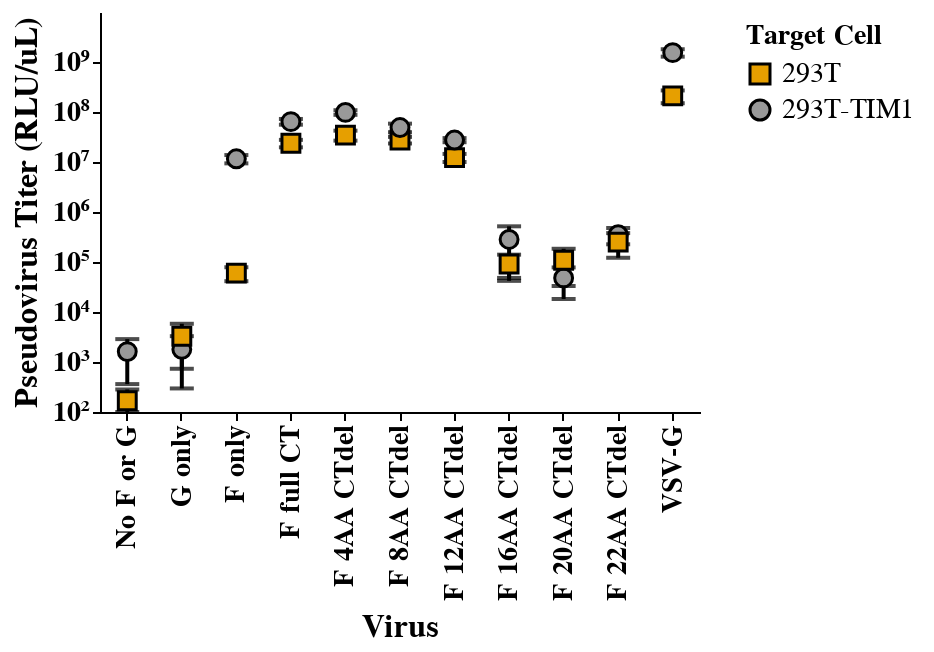

Notebook cell for this chart:
### Code cell
# Define a mapping of actual virus names to custom display names
virus_display_names = {
    "bald": "No F or G",
    "G only": "G only",
    "F only": "F only",
    "full F": "F full CT",
    "F -4": "F 4AA CTdel",
    "F -8": "F 8AA CTdel",
    "F -12": "F 12AA CTdel",
    "F -16": "F 16AA CTdel",
    "F -20": "F 20AA CTdel",
    "F -22": "F 22AA CTdel",
    "VSV-G": "VSV-G"
}

virus_order = [
    "bald",
    "G only",
    "F only",
    "full F",
    "F -4",
    "F -8",
    "F -12",
    "F -16",
    "F -20",
    "F -22",
    "VSV-G"
]

# Filter df_agg_exp1 to include only selected viruses
df_agg_exp1 = df_agg_exp1[df_agg_exp1['virus'].isin(virus_order)].copy()

# Ensure category consistency and remove spaces
df_agg_exp1['virus'] = df_agg_exp1['virus'].str.strip()

# Create an explicit numerical order for sorting
virus_order_dict = {virus: i for i, virus in enumerate(virus_order)}
df_agg_exp1['virus_order'] = df_agg_exp1['virus'].map(virus_order_dict)

# Sort DataFrame before passing it to Altair
df_agg_exp1 = df_agg_exp1.sort_values('virus_order')

# Define tick positions for log-scale y-axis
log_ticks = [10**i for i in range(2, 10)]  # 10^2 to 10^9

# Manually define labels using Unicode superscripts
log_labels = ["10²", "10³", "10⁴", "10⁵", "10⁶", "10⁷", "10⁸", "10⁹"]

# Format label expression correctly for JavaScript
label_expr = "{ " + ", ".join(f"{i}: '{virus_display_names[v]}'" for i, v in enumerate(virus_order)) + " }[datum.value]"


# Base chart with explicit sorting and custom x-axis labels
base = alt.Chart(df_agg_exp1).encode(
    x=alt.X(
        'virus_order:O',  # Use numerical order for sorting
        title='Virus',
        axis=alt.Axis(
            labelAngle=270,
            labelFontSize=14,
            labelFontWeight='bold',
            titleFontSize=16,
            titleFontWeight='bold',
            values=list(range(len(virus_order))),  # Ensures Altair keeps labels
            labelExpr=label_expr  # Maps back to custom virus names
        )
    ),
    y=alt.Y(
        'mean_RLU_uL:Q',
        title='Pseudovirus Titer (RLU/uL)',
        scale=alt.Scale(type='log', domain=[100, df_agg_exp1['upper_RLU_uL'].max()]),
        axis=alt.Axis(
            labelFontSize=14,
            labelFontWeight='bold',
            titleFontSize=16,
            titleFontWeight='bold',
            values=log_ticks,  # Force log ticks
            labelExpr="{ " + ", ".join(f"{v}: '{label}'" for v, label in zip(log_ticks, log_labels)) + " }[datum.value]"
        ),
    ),
    color=alt.Color(
        'cell line:N',
        scale=alt.Scale(domain=list(color_mapping.keys()), range=list(color_mapping.values())),
        legend=alt.Legend(title='Target Cell')
    ),
    shape=alt.Shape(
        'cell line:N',
        scale=alt.Scale(domain=list(shape_mapping.keys()), range=list(shape_mapping.values())),
        legend=alt.Legend(title='Target Cell')
    ),
    tooltip=[
        alt.Tooltip('virus:N', title='Virus'),
        alt.Tooltip('cell line:N', title='Target Cell'),
        alt.Tooltip('mean_RLU_uL:Q', title='Pseudovirus Titer (RLU/uL)'),
        alt.Tooltip('std_RLU_uL:Q', title='Standard Deviation')
    ]
)

# Points for the mean with fixed shape encoding and black outline
points = base.mark_point(
    size=80, filled=True, opacity=1, stroke='black', strokeWidth=1.5
).add_params(hover)

# Highlight nearest point (still on top)
highlight = base.transform_filter(hover).mark_circle(size=200, color="red")

# Error bars with black color (added first to appear behind)
error_bars = alt.Chart(df_agg_exp1).mark_rule(size=2, color='black').encode(
    x='virus_order:O',
    y='lower_RLU_uL:Q',
    y2='upper_RLU_uL:Q'
)

# Error bar caps with black color (added before points to stay behind)
error_caps = (
    alt.Chart(df_agg_exp1).mark_tick(size=12, thickness=2, orient='horizontal', color='black').encode(
        x='virus_order:O',
        y='lower_RLU_uL:Q'
    ) +
    alt.Chart(df_agg_exp1).mark_tick(size=12, thickness=2, orient='horizontal', color='black').encode(
        x='virus_order:O',
        y='upper_RLU_uL:Q'
    )
)

# Combine layers ensuring error bars & caps are behind points
combined_chart = (error_bars + error_caps + points + highlight).properties(
    width=300,
    height=200
).configure_axis(
    labelFontSize=8,  # Apply globally to be safe
    labelFontWeight='bold',
    titleFontSize=12,
    titleFontWeight='bold',
    grid=False
).configure_view(
    strokeWidth=2
)

combined_chart.save("03_output/plots/Titer_CTdel_filtered_F.html")

# Display the chart
combined_chart

### Figure 1 — Vega-Lite specification as saved in the notebook (floating-point values rounded to 4 significant figures)
{"config": {"background": "transparent", "title": {"fontSize": 20, "fontWeight": "normal", "font": "Helvetica", "anchor": "start", "color": "#000000", "orient": "top", "offset": 5, "subtitleColor": "gray", "subtitleFont": "Helvetica", "subtitleFontWeight": "normal", "subtitleFontSize": 18, "subtitlePadding": 2}, "axis": {"domain": true, "domainColor": "black", "domainWidth": 1, "grid": false, "gridColor": "#DEDDDD", "gridWidth": 0.5, "labelFont": "Helvetica", "labelFontSize": 8, "labelFlush": false, "labelFontWeight": "bold", "labelPadding": 2, "tickColor": "black", "tickSize": 4, "tickWidth": 1, "titleFont": "Helvetica", "titleAlign": "center", "titleFontWeight": "bold", "titleFontSize": 12, "titlePadding": 5}, "legend": {"labelFont": "Helvetica", "labelFontSize": 14, "symbolSize": 100, "titleFont": "Helvetica", "titleFontSize": 14, "titleFontWeight": "bold", "padding": 5, "titleLimit": 200, "gradientLength": 100}, "range": {"category": ["#4e79a7", "#f28e2c", "#e15759", "#76b7b2", "#59a14f", "#edc949", "#af7aa1", "#ff9da7", "#9c755f", "#bab0ab"], "diverging": ["#c7e9b4", "#7fcdbb", "#41b6c4", "#1d91c0", "#225ea8", "#253494"]}, "view": {"stroke": "transparent", "strokeWidth": 2}, "text": {"font": "Helvetica Light", "fontSize": 14}}, "layer": [{"mark": {"type": "rule", "color": "black", "size": 2}, "encoding": {"x": {"field": "virus_order", "type": "ordinal"}, "y": {"field": "lower_RLU_uL", "type": "quantitative"}, "y2": {"field": "upper_RLU_uL"}}}, {"layer": [{"mark": {"type": "tick", "color": "black", "orient": "horizontal", "size": 12, "thickness": 2}, "encoding": {"x": {"field": "virus_order", "type": "ordinal"}, "y": {"field": "lower_RLU_uL", "type": "quantitative"}}}, {"mark": {"type": "tick", "color": "black", "orient": "horizontal", "size": 12, "thickness": 2}, "encoding": {"x": {"field": "virus_order", "type": "ordinal"}, "y": {"field": "upper_RLU_uL", "type": "quantitative"}}}]}, {"mark": {"type": "point", "filled": true, "opacity": 1, "size": 80, "stroke": "black", "strokeWidth": 1.5}, "encoding": {"color": {"field": "cell line", "legend": {"title": "Target Cell"}, "scale": {"domain": ["293T", "293T-TIM1"], "range": ["#E69F00", "#999999"]}, "type": "nominal"}, "shape": {"field": "cell line", "legend": {"title": "Target Cell"}, "scale": {"domain": ["293T", "293T-TIM1"], "range": ["square", "circle"]}, "type": "nominal"}, "tooltip": [{"field": "virus", "title": "Virus", "type": "nominal"}, {"field": "cell line", "title": "Target Cell", "type": "nominal"}, {"field": "mean_RLU_uL", "title": "Pseudovirus Titer (RLU/uL)", "type": "quantitative"}, {"field": "std_RLU_uL", "title": "Standard Deviation", "type": "quantitative"}], "x": {"axis": {"labelAngle": 270, "labelExpr": "{ 0: 'No F or G', 1: 'G only', 2: 'F only', 3: 'F full CT', 4: 'F 4AA CTdel', 5: 'F 8AA CTdel', 6: 'F 12AA CTdel', 7: 'F 16AA CTdel', 8: 'F 20AA CTdel', 9: 'F 22AA CTdel', 10: 'VSV-G' }[datum.value]", "labelFontSize": 14, "labelFontWeight": "bold", "titleFontSize": 16, "titleFontWeight": "bold", "values": [0, 1, 2, 3, 4, 5, 6, 7, 8, 9, 10]}, "field": "virus_order", "title": "Virus", "type": "ordinal"}, "y": {"axis": {"labelExpr": "{ 100: '10²', 1000: '10³', 10000: '10⁴', 100000: '10⁵', 1000000: '10⁶', 10000000: '10⁷', 100000000: '10⁸', 1000000000: '10⁹' }[datum.value]", "labelFontSize": 14, "labelFontWeight": "bold", "titleFontSize": 16, "titleFontWeight": "bold", "values": [100, 1000, 10000, 100000, 1000000, 10000000, 100000000, 1000000000]}, "field": "mean_RLU_uL", "scale": {"domain": [100, 1800000000.0], "type": "log"}, "title": "Pseudovirus Titer (RLU/uL)", "type": "quantitative"}}, "name": "view_14"}, {"mark": {"type": "circle", "color": "red", "size": 200}, "encoding": {"color": {"field": "cell line", "legend": {"title": "Target Cell"}, "scale": {"domain": ["293T", "293T-TIM1"], "range": ["#E69F00", "#999999"]}, "type": "nominal"}, "shape": {"field": "cell line", "legend": {"title": "Target Cell"}, "scale": {"domain": ["293T", "293T-TIM1"], "range": ["square", "circle"]}, "type": "nominal"}, "tooltip": [{"field": "virus", "title": "Virus", "type": "nominal"}, {"field": "cell line", "title": "Target Cell", "type": "nominal"}, {"field": "mean_RLU_uL", "title": "Pseudovirus Titer (RLU/uL)", "type": "quantitative"}, {"field": "std_RLU_uL", "title": "Standard Deviation", "type": "quantitative"}], "x": {"axis": {"labelAngle": 270, "labelExpr": "{ 0: 'No F or G', 1: 'G only', 2: 'F only', 3: 'F full CT', 4: 'F 4AA CTdel', 5: 'F 8AA CTdel', 6: 'F 12AA CTdel', 7: 'F 16AA CTdel', 8: 'F 20AA CTdel', 9: 'F 22AA CTdel', 10: 'VSV-G' }[datum.value]", "labelFontSize": 14, "labelFontWeight": "bold", "titleFontSize": 16, "titleFontWeight": "bold", "values": [0, 1, 2, 3, 4, 5, 6, 7, 8, 9, 10]}, "field": "virus_order", "title": "Virus", "type": "ordinal"}, "y": {"axis": {"labelExpr": "{ 100: '10²', 1000: '10³', 10000: '10⁴', 100000: '10⁵', 1000000: '10⁶', 10000000: '10⁷', 100000000: '10⁸', 1000000000: '10⁹' }[datum.value]", "labelFontSize": 14, "labelFontWeight": "bold", "titleFontSize": 16, "titleFontWeight": "bold", "values": [100, 1000, 10000, 100000, 1000000, 10000000, 100000000, 1000000000]}, "field": "mean_RLU_uL", "scale": {"domain": [100, 1800000000.0], "type": "log"}, "title": "Pseudovirus Titer (RLU/uL)", "type": "quantitative"}}, "transform": [{"filter": {"param": "param_2", "empty": false}}]}], "data": {"name": "data-6829154bf57b3054f65664abef1905f4"}, "height": 200, "params": [{"name": "param_2", "select": {"type": "point", "fields": ["virus", "replicate"], "nearest": true, "on": "mouseover"}, "views": ["view_14"]}], "width": 300, "$schema": "https://vega.github.io/schema/vega-lite/v5.20.1.json", "datasets": {"data-6829154bf57b3054f65664abef1905f4": [{"virus": "bald", "cell line": "293T", "experiment": "ct del", "mean_RLU_uL": 167.6, "std_RLU_uL": 114.5, "lower_RLU_uL": 100.0, "upper_RLU_uL": 282.0, "virus_order": 0}, {"virus": "bald", "cell line": "293T-TIM1", "experiment": "ct del", "mean_RLU_uL": 1615.0, "std_RLU_uL": 1254.0, "lower_RLU_uL": 361.5, "upper_RLU_uL": 2869.0, "virus_order": 0}, {"virus": "G only", "cell line": "293T-TIM1", "experiment": "ct del", "mean_RLU_uL": 1790.0, "std_RLU_uL": 1494.0, "lower_RLU_uL": 295.9, "upper_RLU_uL": 3285.0, "virus_order": 1}, {"virus": "G only", "cell line": "293T", "experiment": "ct del", "mean_RLU_uL": 3274.0, "std_RLU_uL": 2542.0, "lower_RLU_uL": 732.3, "upper_RLU_uL": 5817.0, "virus_order": 1}, {"virus": "F only", "cell line": "293T", "experiment": "ct del", "mean_RLU_uL": 59920.0, "std_RLU_uL": 18600.0, "lower_RLU_uL": 41320.0, "upper_RLU_uL": 78520.0, "virus_order": 2}, {"virus": "F only", "cell line": "293T-TIM1", "experiment": "ct del", "mean_RLU_uL": 11580000.0, "std_RLU_uL": 2189000.0, "lower_RLU_uL": 9390000.0, "upper_RLU_uL": 13770000.0, "virus_order": 2}, {"virus": "full F", "cell line": "293T-TIM1", "experiment": "ct del", "mean_RLU_uL": 64150000.0, "std_RLU_uL": 8405000.0, "lower_RLU_uL": 55750000.0, "upper_RLU_uL": 72560000.0, "virus_order": 3}, {"virus": "full F", "cell line": "293T", "experiment": "ct del", "mean_RLU_uL": 23680000.0, "std_RLU_uL": 4031000.0, "lower_RLU_uL": 19650000.0, "upper_RLU_uL": 27710000.0, "virus_order": 3}, {"virus": "F -4", "cell line": "293T-TIM1", "experiment": "ct del", "mean_RLU_uL": 98180000.0, "std_RLU_uL": 10360000.0, "lower_RLU_uL": 87820000.0, "upper_RLU_uL": 108500000.0, "virus_order": 4}, {"virus": "F -4", "cell line": "293T", "experiment": "ct del", "mean_RLU_uL": 34540000.0, "std_RLU_uL": 7795000.0, "lower_RLU_uL": 26740000.0, "upper_RLU_uL": 42330000.0, "virus_order": 4}, {"virus": "F -8", "cell line": "293T", "experiment": "ct del", "mean_RLU_uL": 27610000.0, "std_RLU_uL": 4162000.0, "lower_RLU_uL": 23450000.0, "upper_RLU_uL": 31780000.0, "virus_order": 5}, {"virus": "F -8", "cell line": "293T-TIM1", "experiment": "ct del", "mean_RLU_uL": 48950000.0, "std_RLU_uL": 9516000.0, "lower_RLU_uL": 39430000.0, "upper_RLU_uL": 58460000.0, "virus_order": 5}, {"virus": "F -12", "cell line": "293T", "experiment": "ct del", "mean_RLU_uL": 12260000.0, "std_RLU_uL": 2250000.0, "lower_RLU_uL": 10010000.0, "upper_RLU_uL": 14510000.0, "virus_order": 6}, {"virus": "F -12", "cell line": "293T-TIM1", "experiment": "ct del", "mean_RLU_uL": 27460000.0, "std_RLU_uL": 2587000.0, "lower_RLU_uL": 24870000.0, "upper_RLU_uL": 30040000.0, "virus_order": 6}, {"virus": "F -16", "cell line": "293T-TIM1", "experiment": "ct del", "mean_RLU_uL": 282600.0, "std_RLU_uL": 234500.0, "lower_RLU_uL": 48040.0, "upper_RLU_uL": 517100.0, "virus_order": 7}, {"virus": "F -16", "cell line": "293T", "experiment": "ct del", "mean_RLU_uL": 91100.0, "std_RLU_uL": 49140.0, "lower_RLU_uL": 41960.0, "upper_RLU_uL": 140200.0, "virus_order": 7}, {"virus": "F -20", "cell line": "293T-TIM1", "experiment": "ct del", "mean_RLU_uL": 48030.0, "std_RLU_uL": 29840.0, "lower_RLU_uL": 18190.0, "upper_RLU_uL": 77860.0, "virus_order": 8}, {"virus": "F -20", "cell line": "293T", "experiment": "ct del", "mean_RLU_uL": 108500.0, "std_RLU_uL": 75380.0, "lower_RLU_uL": 33130.0, "upper_RLU_uL": 183900.0, "virus_order": 8}, {"virus": "F -22", "cell line": "293T-TIM1", "experiment": "ct del", "mean_RLU_uL": 352300.0, "std_RLU_uL": 126400.0, "lower_RLU_uL": 226000.0, "upper_RLU_uL": 478700.0, "virus_order": 9}, {"virus": "F -22", "cell line": "293T", "experiment": "ct del", "mean_RLU_uL": 249800.0, "std_RLU_uL": 128300.0, "lower_RLU_uL": 121500.0, "upper_RLU_uL": 378200.0, "virus_order": 9}, {"virus": "VSV-G", "cell line": "293T", "experiment": "ct del", "mean_RLU_uL": 209800000.0, "std_RLU_uL": 59950000.0, "lower_RLU_uL": 149900000.0, "upper_RLU_uL": 269800000.0, "virus_order": 10}, {"virus": "VSV-G", "cell line": "293T-TIM1", "experiment": "ct del", "mean_RLU_uL": 1539000000.0, "std_RLU_uL": 260700000.0, "lower_RLU_uL": 1279000000.0, "upper_RLU_uL": 1800000000.0, "virus_order": 10}]}}
